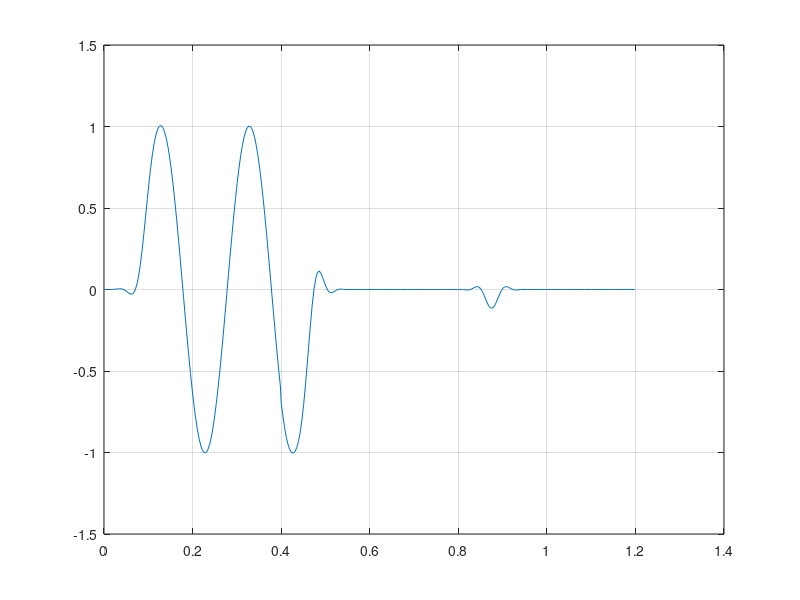

Here is the MATLAB script that generated this plot:
load hf.mat
fm= 256;
t1= 0: 1/fm:0.4;
t2 = 0.4: 1/fm: 0.8;
t3= 0.8:  1/fm: 1.2;
tf= [t1 t2 t3];

%5 10 60 
a= sin(2*pi*t1*5);
b= sin(2*pi*t2*50);
o= sin(2*pi*t3*100);
sig = [a b o];
plot(tf, sig)
%grid on;
N= length(sig);
k = 40;
z=[zeros(1,k)];
sal = [z sig];
y= zeros(1,N);
for n=1:N
    for k= 1:41
     y(n)=y(n)+ (hf(k)*sal(((n+41)-k)));
    end 
end 
plot(tf, y)
grid on;